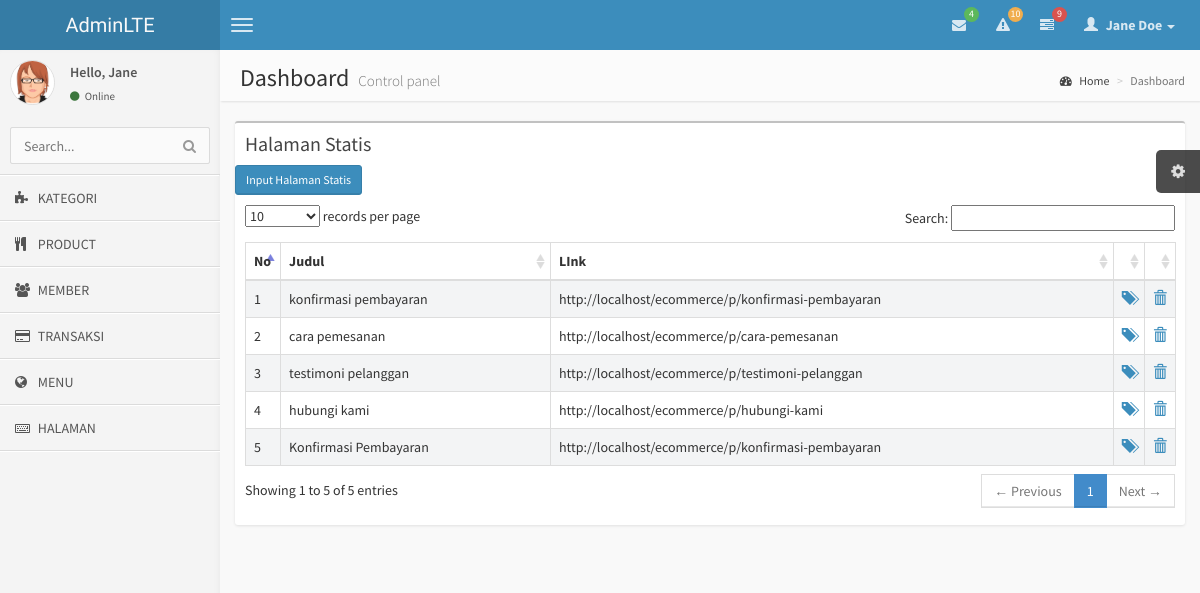
The page /index.php/admin/halaman on the database its author committed.
### tables this page shows
CREATE TABLE IF NOT EXISTS `tabel_menu_admin` (
`menu_id` int(11) NOT NULL,
  `nama_menu` varchar(100) NOT NULL,
  `icon` varchar(40) NOT NULL,
  `link` varchar(100) NOT NULL,
  `parent` int(11) NOT NULL
);

CREATE TABLE IF NOT EXISTS `tabel_pages` (
`pages_id` int(11) NOT NULL,
  `judul` varchar(100) NOT NULL,
  `judul_seo` varchar(120) NOT NULL,
  `content` text NOT NULL
);

### application/libraries/Template.php (called while the page is built)
<?php if ( ! defined('BASEPATH')) exit('No direct script access allowed');
class Template {
		var $template_data = array();
		function set($name, $value)
		{
			$this->template_data[$name] = $value;
		}
		function load($template = '', $view = '' , $view_data = array(), $return = FALSE)
		{
			$this->CI =& get_instance();
			$this->set('contents', $this->CI->load->view($view, $view_data, TRUE));
			return $this->CI->load->view($template, $this->template_data, $return);
		}
}

### application/controllers/admin/Halaman.php (called while the page is built, shortened)
<?php
class halaman extends CI_Controller{
    function index(){
        $data['record']=  $this->mod_halaman->select_all()->result();
        $this->template->load('templateadmin','admin/halaman/data',$data);
    }
}

### index.php (called while the page is built, shortened)
<?php
require_once BASEPATH.'core/CodeIgniter.php';

### application/models/Mod_halaman.php (called while the page is built, shortened)
<?php
class mod_halaman extends ci_model{
    function select_all(){
        return $this->db->get('tabel_pages');
    }
}

### application/views/admin/halaman/data.php (the view, shortened to what this page needs)
        <link href="<?php echo base_url()?>template/AdminLTE/css/datatables/dataTables.bootstrap.css" rel="stylesheet" type="text/css" />
        <link href="<?php echo base_url()?>template/AdminLTE/css/AdminLTE.css" rel="stylesheet" type="text/css" />
<div class="box">
                                <div class="box-header">
                                    <h3 class="box-title">Halaman Statis</h3>
                                </div>
                                <?php
                                echo anchor('admin/halaman/post','Input Halaman Statis',array('class'=>'btn btn-primary btn-sm'))
                                ?>
                                <div class="box-body table-responsive">
                                    <table id="example1" class="table table-bordered table-striped">
                                        <thead>
                                            <tr>
                                                <th>No</th>
                                                <th>Judul</th>
                                                <th>LInk</th>
                                                <th></th>
                                                <th></th>
                                            </tr>
                                        </thead>
                                        <tbody>
                                            <?php
                                            $no=1;
                                            foreach ($record as $r){
                                                echo "<tr>
                                                      <td width='10'>$no</td>
                                                      <td>$r->judul</td>
                                                      <td>".  base_url()."p/$r->judul_seo</td>
                                                      </td><td width='10'>".anchor("admin/halaman/edit/".$r->pages_id,"<span class='glyphicon glyphicon-tags' aria-hidden='true'></span>",array('title'=>'edit data'))."</td>
                                                      <td width='10'>".anchor("admin/halaman/delete/".$r->pages_id,"<span class='glyphicon glyphicon-trash' aria-hidden='true'></span>",array('title'=>'delete data'))."</td>
                                                    </tr>";
                                                $no++;
                                            }
                                            ?>
                                    </table>
                                </div>
                            </div>

### application/views/templateadmin.php (shortened to what this page needs)
<!DOCTYPE html>
<html>
    <head>
        <link href="<?php echo base_url()?>template/AdminLTE/css/bootstrap.min.css" rel="stylesheet" type="text/css" />
        <link href="<?php echo base_url()?>template/AdminLTE/css/font-awesome.min.css" rel="stylesheet" type="text/css" />
        <link href="<?php echo base_url()?>template/AdminLTE/css/ionicons.min.css" rel="stylesheet" type="text/css" />
    </head>
    <body class="skin-blue">
        <header class="header">
            <a href="index.html" class="logo">
                AdminLTE
            </a>
            <nav class="navbar navbar-static-top" role="navigation">
                <a href="#" class="navbar-btn sidebar-toggle" data-toggle="offcanvas" role="button">
                    <span class="icon-bar"></span>
                    <span class="icon-bar"></span>
                    <span class="icon-bar"></span>
                </a>
                <div class="navbar-right">
                    <ul class="nav navbar-nav">
                        <li class="dropdown messages-menu">
                            <a href="#" class="dropdown-toggle" data-toggle="dropdown">
                                <i class="fa fa-envelope"></i>
                                <span class="label label-success">4</span>
                            </a>
                        </li>
                        <li class="dropdown notifications-menu">
                            <a href="#" class="dropdown-toggle" data-toggle="dropdown">
                                <i class="fa fa-warning"></i>
                                <span class="label label-warning">10</span>
                            </a>
                        </li>
                        <li class="dropdown tasks-menu">
                            <a href="#" class="dropdown-toggle" data-toggle="dropdown">
                                <i class="fa fa-tasks"></i>
                                <span class="label label-danger">9</span>
                            </a>
                        </li>
                        <li class="dropdown user user-menu">
                            <a href="#" class="dropdown-toggle" data-toggle="dropdown">
                                <i class="glyphicon glyphicon-user"></i>
                                <span>Jane Doe <i class="caret"></i></span>
                            </a>
                        </li>
                    </ul>
                </div>
            </nav>
        </header>
        <div class="wrapper row-offcanvas row-offcanvas-left">
            <aside class="left-side sidebar-offcanvas">
                <section class="sidebar">
                    <div class="user-panel">
                        <div class="pull-left image">
                            <img src="<?php echo base_url()?>template/AdminLTE/img/avatar3.png" class="img-circle" alt="User Image" />
                        </div>
                        <div class="pull-left info">
                            <p>Hello, Jane</p>
                            <a href="#"><i class="fa fa-circle text-success"></i> Online</a>
                        </div>
                    </div>
                    <form action="#" method="get" class="sidebar-form">
                        <div class="input-group">
                            <input type="text" name="q" class="form-control" placeholder="Search..."/>
                            <span class="input-group-btn">
                                <button type='submit' name='search' id='search-btn' class="btn btn-flat"><i class="fa fa-search"></i></button>
                            </span>
                        </div>
                    </form>
                    <ul class="sidebar-menu">
                        <?php
                        $main=$this->db->get_where('tabel_menu_admin',array('parent'=>0))->result();
                        foreach ($main as $m ){
                            $sub=$this->db->get_where('tabel_menu_admin',array('parent'=>$m->menu_id));
                            if($sub->num_rows()>0){
                                echo "<li class='treeview'>";
                                echo anchor('#', '<i class="fa fa-dashboard"></i> '.strtoupper($m->nama_menu).' <i class="fa fa-angle-left pull-right"></i>');
                                echo "<ul class='treeview-menu'>";
                                foreach ($sub->result() as $s){
                                    echo '<li>'.anchor('admin/'.$s->link,' <i class="fa '.$s->icon.'"></i> '.strtoupper($s->nama_menu)).'</li>';
                                }
                                echo "</ul>";
                                echo "</li>";
                            }else{
                                echo '<li>'.anchor('admin/'.$m->link,' <i class="fa '.$m->icon.'"></i> '.strtoupper($m->nama_menu)).'</li>';
                            }
                        }?>
                    </ul>
                </section>
            </aside>
            <aside class="right-side">
                <section class="content-header">
                    <h1>
                        Dashboard
                        <small>Control panel</small>
                    </h1>
                    <ol class="breadcrumb">
                        <li><a href="#"><i class="fa fa-dashboard"></i> Home</a></li>
                        <li class="active">Dashboard</li>
                    </ol>
                </section>
                <section class="content">
                    <?php echo $contents ;?>
                </section>
            </aside>
        </div>
    </body>
</html>

### rows shown on the page
tabel_menu_admin: link+icon+nama_menu "KATEGORI"
tabel_menu_admin: link+icon+nama_menu "PRODUCT"
tabel_menu_admin: link+icon+nama_menu "MEMBER"
tabel_menu_admin: link+icon+nama_menu "TRANSAKSI"
tabel_menu_admin: link+icon+nama_menu "MENU"
tabel_menu_admin: link+icon+nama_menu "HALAMAN"
tabel_pages: judul "konfirmasi pembayaran", judul_seo "konfirmasi-pembayaran"
tabel_pages: judul "cara pemesanan", judul_seo "cara-pemesanan"
tabel_pages: judul "testimoni pelanggan", judul_seo "testimoni-pelanggan"
tabel_pages: judul "hubungi kami", judul_seo "hubungi-kami"
tabel_pages: judul "Konfirmasi Pembayaran", judul_seo "konfirmasi-pembayaran"
